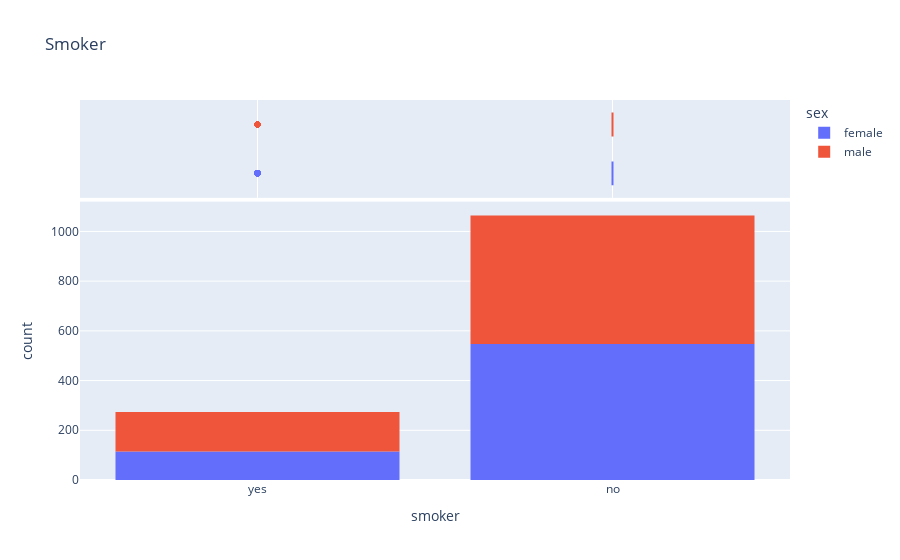

The notebook cell this image was saved under:
### Markdown cell above
**Observations**
- There is a significant difference in the charges b/n smokers and non-smokers. While the median for non-smokers is around $7300, the meidan for smokers is around $34,400.
- There few non-smokers with high cost on medical charges with may be due to illness, accidents, and other factors.

### Code cell
px.histogram(medical_df,x='smoker', color='sex', title="Smoker", marginal='box')

### Figure 1 — Plotly figure (JSON) as saved in the notebook; plotly's stock layout.template omitted (floating-point values rounded to 4 significant figures; data arrays with more than 128 entries replaced by an {"elided": "..."} marker saying what was removed)
{"data": [{"bingroup": "x", "hovertemplate": "sex=female<br>smoker=%{x}<br>count=%{y}<extra></extra>", "legendgroup": "female", "marker": {"color": "#636efa", "pattern": {"shape": ""}}, "name": "female", "orientation": "v", "showlegend": true, "type": "histogram", "x": {"elided": "662 str values"}, "xaxis": "x", "yaxis": "y"}, {"hovertemplate": "sex=female<br>smoker=%{x}<extra></extra>", "legendgroup": "female", "marker": {"color": "#636efa"}, "name": "female", "notched": true, "showlegend": false, "type": "box", "x": {"elided": "662 str values"}, "xaxis": "x2", "yaxis": "y2"}, {"bingroup": "x", "hovertemplate": "sex=male<br>smoker=%{x}<br>count=%{y}<extra></extra>", "legendgroup": "male", "marker": {"color": "#EF553B", "pattern": {"shape": ""}}, "name": "male", "orientation": "v", "showlegend": true, "type": "histogram", "x": {"elided": "676 str values"}, "xaxis": "x", "yaxis": "y"}, {"hovertemplate": "sex=male<br>smoker=%{x}<extra></extra>", "legendgroup": "male", "marker": {"color": "#EF553B"}, "name": "male", "notched": true, "showlegend": false, "type": "box", "x": {"elided": "676 str values"}, "xaxis": "x2", "yaxis": "y2"}], "layout": {"barmode": "relative", "legend": {"title": {"text": "sex"}, "tracegroupgap": 0}, "title": {"text": "Smoker"}, "xaxis": {"anchor": "y", "domain": [0, 1], "title": {"text": "smoker"}}, "xaxis2": {"anchor": "y2", "domain": [0, 1], "matches": "x", "showgrid": true, "showticklabels": false}, "yaxis": {"anchor": "x", "domain": [0, 0.7326], "title": {"text": "count"}}, "yaxis2": {"anchor": "x2", "domain": [0.7426, 1], "matches": "y2", "showgrid": false, "showline": false, "showticklabels": false, "ticks": ""}}}
